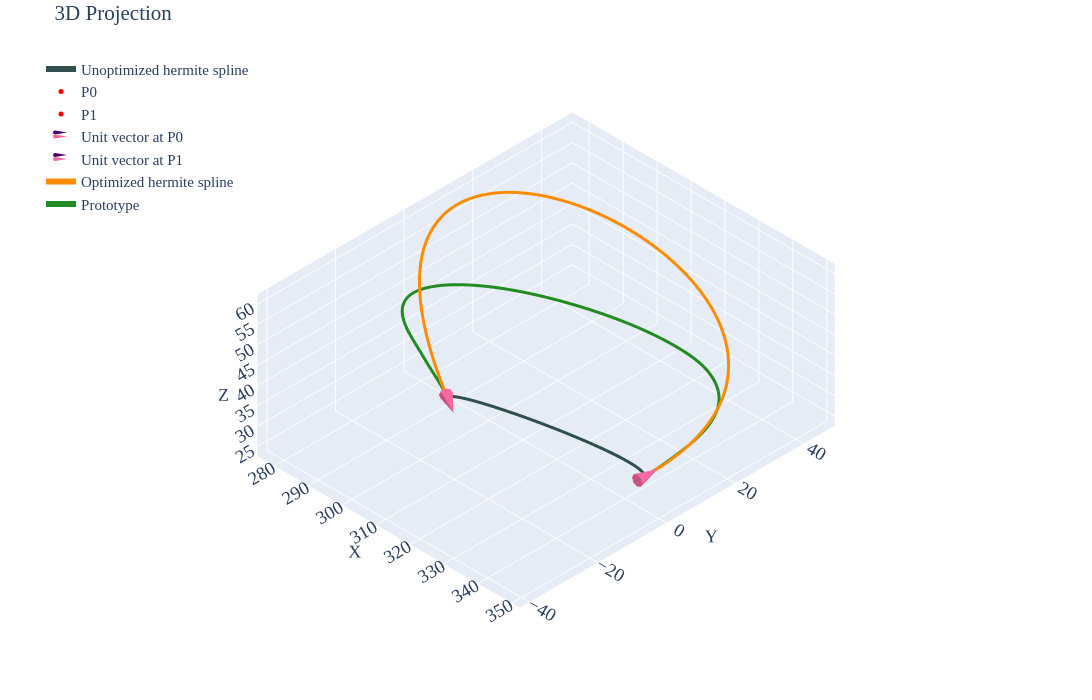

Notebook code for this chart:
### Markdown cell above
## P1 Case 01

### Code cell
import utils
from scipy.optimize import minimize
import pandas as pd
import numpy as np

df=pd.read_csv('../data/2810/p1-case1.csv')
prt=df.iloc[10:,2:].reset_index(drop=True)

p0=df.iloc[5,2:].values.astype(float)    # Point0
p1=df.iloc[6,2:].values.astype(float)    # Point1
u0=df.iloc[8,2:].values.astype(float)    # Unit Vector @ Point0
u1=df.iloc[9,2:].values.astype(float)    # Unit Vector @ Point1
m0=df.iloc[2,1]                          # Magnitude for Vector1
m1=df.iloc[3,1]                          # Magnitude for Vector2
u0_init=u0*m0
u1_init=u1*m1
spl=utils.hermite(p0,p1,u0_init,u1_init,num_points=51)

tgt=utils.length(prt.values)             # Target spline length

def obj_fn(mag,prt_pts,p0,p1,u0,u1,n_points=100):
    m0=mag[0]
    m1=mag[1]    
    u0_scld=m0*u0
    u1_scld=m1*u1
    spl=utils.hermite(p0,p1,u0_scld,u1_scld,num_points=n_points)
    dist_err=abs(np.sum((spl-prt_pts)**2))
    return dist_err

def len_up(mag,prt_pts,p0,p1,u0,u1,n_points=100):
    return 2-(utils.length(utils.hermite(p0,p1,mag[0]*u0,mag[1]*u1,num_points=n_points))-utils.length(prt_pts))

def len_lo(mag,prt_pts,p0,p1,u0,u1,n_points=100):
    return 2+(utils.length(utils.hermite(p0,p1,mag[0]*u0,mag[1]*u1,num_points=n_points))-utils.length(prt_pts))

def len_eq(mag,prt_pts,p0,p1,u0,u1,n_points=100):
    return (utils.length(utils.hermite(p0,p1,mag[0]*u0,mag[1]*u1,num_points=n_points))-utils.length(prt_pts))

constraints=[
    {'type':'eq','fun':len_eq,'args':(prt.values,p0,p1,u0,u1)},
    # {'type':'ineq','fun':len_up,'args':(prt.values,p0,p1,u0,u1)},
    # {'type':'ineq','fun':len_lo,'args':(prt.values,p0,p1,u0,u1)}
]

sol=minimize(obj_fn,[1,1],args=(prt.values,p0,p1,u0,u1),method='SLSQP',constraints=constraints)
u0_final=sol.x[0]*u0
u1_final=sol.x[1]*u1
spl=utils.hermite(p0,p1,u0_init,u1_init,num_points=100)
spl_tgt=utils.hermite(p0,p1,u0_final,u1_final,num_points=100)

pd.DataFrame(spl_tgt, columns=['X','Y','Z']).to_csv('../data/2810/opt/p1-case1-opt.csv',index=False)

print(f'Length of the Prototype Spline: {utils.length(prt.values):.5f}')
print(f'Given target spline length: {tgt:.5f}')
print(f'Length of the Hermite Spline: {utils.length(spl.astype(float)):.5f}')
print(f'Achieved Length of the Hermite Spline: {utils.length(spl_tgt.astype(float)):.5f}')
print(f'\nMaximum Distance Deviation: {max(np.linalg.norm(spl_tgt-spl,axis=1)):.4f}')
print(f'Total Distance Deviation: {sum(np.linalg.norm(spl_tgt-spl,axis=1)):.4f}')
print(f'\nComputed Magnitude (M0, M1): {sol.x[0]:.4f}, {sol.x[1]:.4f}')

utils.plotter(spl,p0,p1,u0_init,u1_init,tgt=spl_tgt,prt=prt.values,cne=6,intr='d',tgt_label='Optimized hermite spline')
